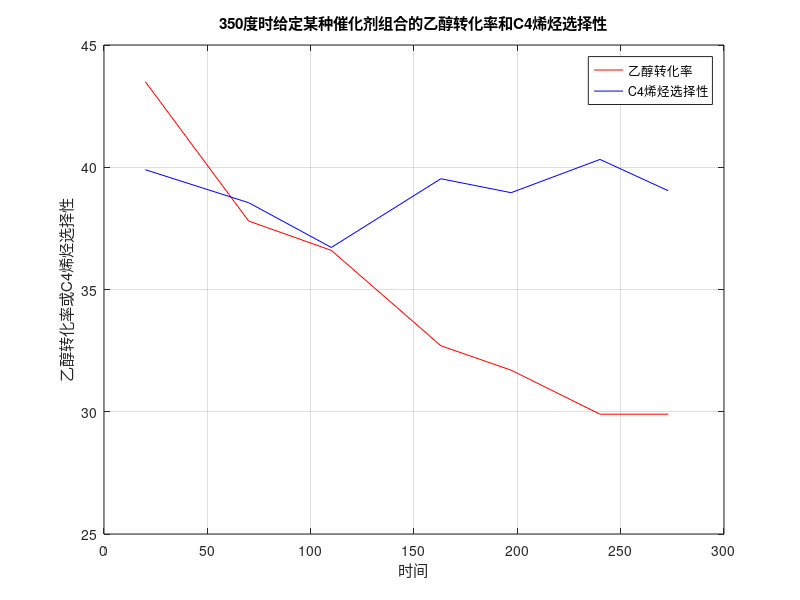

This chart was generated by the following MATLAB code:
alpha = [43.5 37.8 36.6 32.7 31.7 29.9 29.9 ];
beta = [39.9 38.55 36.72 39.53 38.96 40.32 39.04];
time = [20 70 110 163 197 240 273];
plot(time,alpha,'red');
hold on;
plot(time,beta,'blue');
grid on;
xlabel('时间');
ylabel('乙醇转化率或C4烯烃选择性');
title('350度时给定某种催化剂组合的乙醇转化率和C4烯烃选择性');
legend('乙醇转化率','C4烯烃选择性');